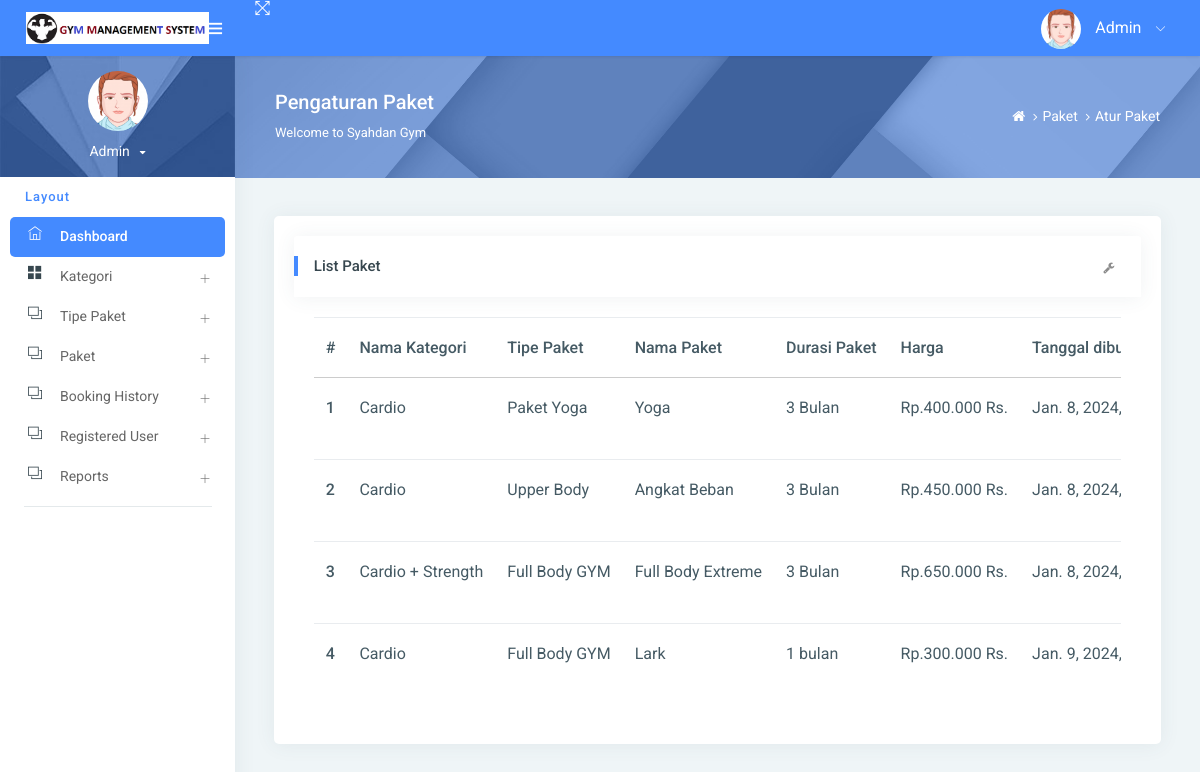
The page /managePackage/ on the database its author committed.
### gym/models.py (models this page shows, shortened)
class Package(models.Model):
    category = models.ForeignKey(Category, on_delete=models.CASCADE, null=True)
    packagename = models.ForeignKey(Packagetype, on_delete=models.CASCADE, null=True)
    titlename = models.CharField(max_length=200, null=True)
    packageduration = models.CharField(max_length=50, null=True)
    price = models.CharField(max_length=200, null=True)
    description = models.CharField(max_length=200, null=True)
    creationdate = models.DateTimeField(auto_now_add=True)

class Category(models.Model):
    categoryname = models.CharField(max_length=200, null=True)
    status = models.CharField(max_length=300, null=True)
    creationdate = models.DateTimeField(auto_now_add=True)

class Packagetype(models.Model):
    category = models.ForeignKey(Category, on_delete=models.CASCADE, null=True)
    packagename = models.CharField(max_length=200, null=True)
    creationdate = models.DateTimeField(auto_now_add=True)
    def __str__(self):
        return self.packagename

### gym/views.py (the view)
# urls.py: path('managePackage/', managePackage, name='managePackage'),
def managePackage(request):
    package = Package.objects.all()
    return render(request, 'admin/managePackage.html',locals())

### gym/templates/admin/managePackage.html (shortened to what this page needs)
{% extends 'admin_base.html' %}
{% load static %}
{% block main %}
<div class="page-header">
    <div class="page-block">
        <div class="row align-items-center">
            <div class="col-md-8">
                <div class="page-header-title">
                    <h5 class="m-b-10">Pengaturan Paket</h5>
                    <p class="m-b-0">Welcome to Syahdan Gym</p>
                </div>
            </div>
            <div class="col-md-4">
                <ul class="breadcrumb-title">
                    <li class="breadcrumb-item">
                        <a href="{% url 'admin_home' %}"> <i class="fa fa-home"></i> </a>
                    </li>
                    <li class="breadcrumb-item"><a href="">Paket</a>
                    </li>
                    <li class="breadcrumb-item"><a href="">Atur Paket</a>
                    </li>
                </ul>
            </div>
        </div>
    </div>
</div>
<div class="pcoded-inner-content">
    <div class="main-body">
        <div class="page-wrapper">
            <div class="page-body">
                <div class="row">
                    <div class="col-md-12">
                        <div class="card">
                            <div class="card-block">
                                <div class="card-header">
                                    <h5>List Paket</h5>
                                    <div class="card-header-right">
                                        <ul class="list-unstyled card-option">
                                            <li><i class="fa fa fa-wrench open-card-option"></i></li>
                                        </ul>
                                    </div>
                                </div>
                                <div class="card-block table-border-style">
                                    <div class="table-responsive">
                                        <table class="table">
                                            <thead>
                                            <tr>
                                                <th>#</th>
                                                <th>Nama Kategori</th>
                                                <th>Tipe Paket</th>
                                                <th>Nama Paket</th>
                                                <th>Durasi Paket</th>
                                                <th>Harga</th>
                                                <th>Tanggal dibuat</th>
                                            </tr>
                                            </thead>
                                            <tbody>
                                            {% for i in package %}
                                            <tr>
                                                <th scope="row">{{forloop.counter}}</th>
                                                <td>{{i.category.categoryname}}</td>
                                                <td>{{i.packagename}}</td>
                                                 <td>{{i.titlename}}</td>
                                                <td>{{i.packageduration}}</td>
                                                <td>{{i.price}} Rs.</td>
                                                <td>{{i.creationdate}}</td>
                                            </tr>
                                            {% endfor %}
                                            </tbody>
                                        </table>
                                    </div>
                                </div>
                            </div>
                        </div>
                    </div>
                </div>
            </div>
        </div>
    </div>
</div>
{% endblock %}

### gym/templates/admin_base.html (shortened to what this page needs)
{% load static %}
<html lang="en">
<head>
    <link rel="stylesheet" href="{% static 'assets1/pages/waves/css/waves.min.css' %}" type="text/css" media="all">
    <link rel="stylesheet" type="text/css" href="{% static 'assets1/css/bootstrap/css/bootstrap.min.css' %}">
    <link rel="stylesheet" href="{% static 'assets1/pages/waves/css/waves.min.css' %}" type="text/css" media="all">
    <link rel="stylesheet" type="text/css" href="{% static 'assets1/icon/themify-icons/themify-icons.css' %}">
    <link rel="stylesheet" type="text/css" href="{% static 'assets1/icon/font-awesome/css/font-awesome.min.css' %}">
    <link rel="stylesheet" type="text/css" href="{% static 'assets1/css/jquery.mCustomScrollbar.css' %}">
    <link rel="stylesheet" href="https://www.amcharts.com/lib/3/plugins/export/export.css" type="text/css" media="all"/>
    <link rel="stylesheet" type="text/css" href="{% static 'assets1/css/style.css' %}">
</head>
<body>
<div id="pcoded" class="pcoded">
    <div class="pcoded-container navbar-wrapper">
        <nav class="navbar header-navbar pcoded-header">
            <div class="navbar-wrapper">
                <div class="navbar-logo">
                    <a class="mobile-menu waves-effect waves-light" id="mobile-collapse" href="#!">
                        <i class="ti-menu"></i>
                    </a>
                    <a href="{% url 'admin_home' %}">
                        <img class="img-fluid" src="{% static 'assets1/images/logo.png' %}" alt="Theme-Logo"
                             style="width:85%">
                    </a>
                </div>
                <div class="navbar-container container-fluid">
                    <ul class="nav-left">
                        <li>
                            <a href="#!" onclick="javascript:toggleFullScreen()" class="waves-effect waves-light">
                                <i class="ti-fullscreen"></i>
                            </a>
                        </li>
                    </ul>
                    <ul class="nav-right">
                        <li class="user-profile header-notification">
                            <a href="#!" class="waves-effect waves-light">
                                <img src="{% static 'assets1/images/avatar-1.png' %}" class="img-radius"
                                     alt="">
                                <span>Admin</span>
                                <i class="ti-angle-down"></i>
                            </a>
                        </li>
                    </ul>
                </div>
            </div>
        </nav>
        <div class="pcoded-main-container">
            <div class="pcoded-wrapper">
                <nav class="pcoded-navbar">
                    <div class="pcoded-inner-navbar main-menu">
                        <div class="">
                            <div class="main-menu-header">
                                <img class="img-80 img-radius" src="{% static 'assets1/images/avatar-1.png' %}"
                                     alt="">
                                <div class="user-details">
                                    <span id="more-details">Admin<i class="fa fa-caret-down"></i></span>
                                </div>
                            </div>
                        </div>
                        <div class="pcoded-navigation-label" data-i18n="nav.category.navigation">Layout</div>
                        <ul class="pcoded-item pcoded-left-item">
                            <li class="active">
                                <a href="{% url 'admin_home' %}" class="waves-effect waves-dark">
                                    <span class="pcoded-micon"><i class="ti-home"></i><b>D</b></span>
                                    <span class="pcoded-mtext" data-i18n="nav.dash.main">Dashboard</span>
                                </a>
                            </li>
                            <li class="pcoded-hasmenu">
                                <a href="javascript:void(0)" class="waves-effect waves-dark">
                                    <span class="pcoded-micon"><i class="ti-layout-grid2-alt"></i></span>
                                    <span class="pcoded-mtext" data-i18n="nav.basic-components.main">Kategori</span>
                                </a>
                            </li>
                            <li class="pcoded-hasmenu">
                                <a href="javascript:void(0)" class="waves-effect waves-dark">
                                    <span class="pcoded-micon"><i class="ti-layers"></i></span>
                                    <span class="pcoded-mtext"
                                          data-i18n="nav.basic-components.main">Tipe Paket</span>
                                </a>
                            </li>
                            <li class="pcoded-hasmenu">
                                <a href="javascript:void(0)" class="waves-effect waves-dark">
                                    <span class="pcoded-micon"><i class="ti-layers"></i></span>
                                    <span class="pcoded-mtext"
                                          data-i18n="nav.basic-components.main"> Paket</span>
                                </a>
                            </li>
                            <li class="pcoded-hasmenu">
                                <a href="javascript:void(0)" class="waves-effect waves-dark">
                                    <span class="pcoded-micon"><i class="ti-layers"></i></span>
                                    <span class="pcoded-mtext"
                                          data-i18n="nav.basic-components.main">Booking History</span>
                                </a>
                            </li>
                               <li class="pcoded-hasmenu">
                                <a href="javascript:void(0)" class="waves-effect waves-dark">
                                    <span class="pcoded-micon"><i class="ti-layers"></i></span>
                                    <span class="pcoded-mtext"
                                          data-i18n="nav.basic-components.main"> Registered User</span>
                                </a>
                            </li>
                            <li class="pcoded-hasmenu">
                                <a href="javascript:void(0)" class="waves-effect waves-dark">
                                    <span class="pcoded-micon"><i class="ti-layers"></i></span>
                                    <span class="pcoded-mtext"
                                          data-i18n="nav.basic-components.main">Reports</span>
                                </a>
                            </li>
                        </ul>
                    </div>
                </nav>
                <div class="pcoded-content">
                    {% block main %}
                    {% endblock %}
                </div>
            </div>
        </div>
    </div>
</div>
</body>
</html>

### rows shown on the page
Package: category.categoryname "Cardio", packagename "Paket Yoga", titlename "Yoga", packageduration "3 Bulan", price "Rp.400.000", creationdate "Jan. 8, 2024,…"
Package: category.categoryname "Cardio", packagename "Upper Body", titlename "Angkat Beban", packageduration "3 Bulan", price "Rp.450.000", creationdate "Jan. 8, 2024,…"
Package: category.categoryname "Cardio + Strength", packagename "Full Body GYM", titlename "Full Body Extreme", packageduration "3 Bulan", price "Rp.650.000", creationdate "Jan. 8, 2024,…"
Package: category.categoryname "Cardio", packagename "Full Body GYM", titlename "Lark", packageduration "1 bulan", price "Rp.300.000", creationdate "Jan. 9, 2024,…"
